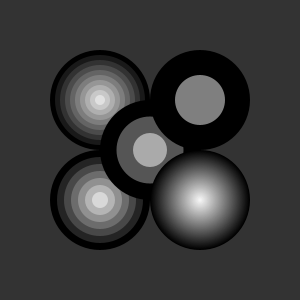
Frame 1 (no input)
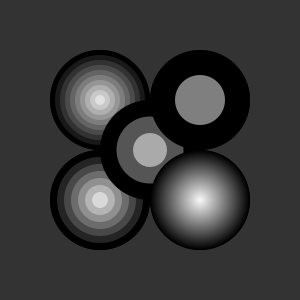
Frame 2 (the mouse pressed at the canvas centre, redrawn once)

The Processing sketch that drew these frames (run headless with seeded random() and noise(); the mouse was pressed at the canvas centre and the sketch redrawn once):

// Processing sketch: processing_53997
// ── processing_53997.pde

void setup()
{
  size(300, 300);
  background(51);
  noStroke();
  smooth();
  noLoop();
}

void draw()
{
  drawTarget(100, 100, 100, 10);
  drawTarget(100, 200, 100, 7);
  drawTarget(150, 150, 100, 3);
  drawTarget(200, 100, 100, 2);
  drawTarget(200, 200, 100, 50);
}

void drawTarget(int xloc, int yloc, int size, int num)
{
  float grayvalues = 255/num;
  float steps = size/num;
  for (int i=0; i<num; i++) {
    fill(i*grayvalues);
    ellipse(xloc, yloc, size-i*steps, size-i*steps);
  }
}
